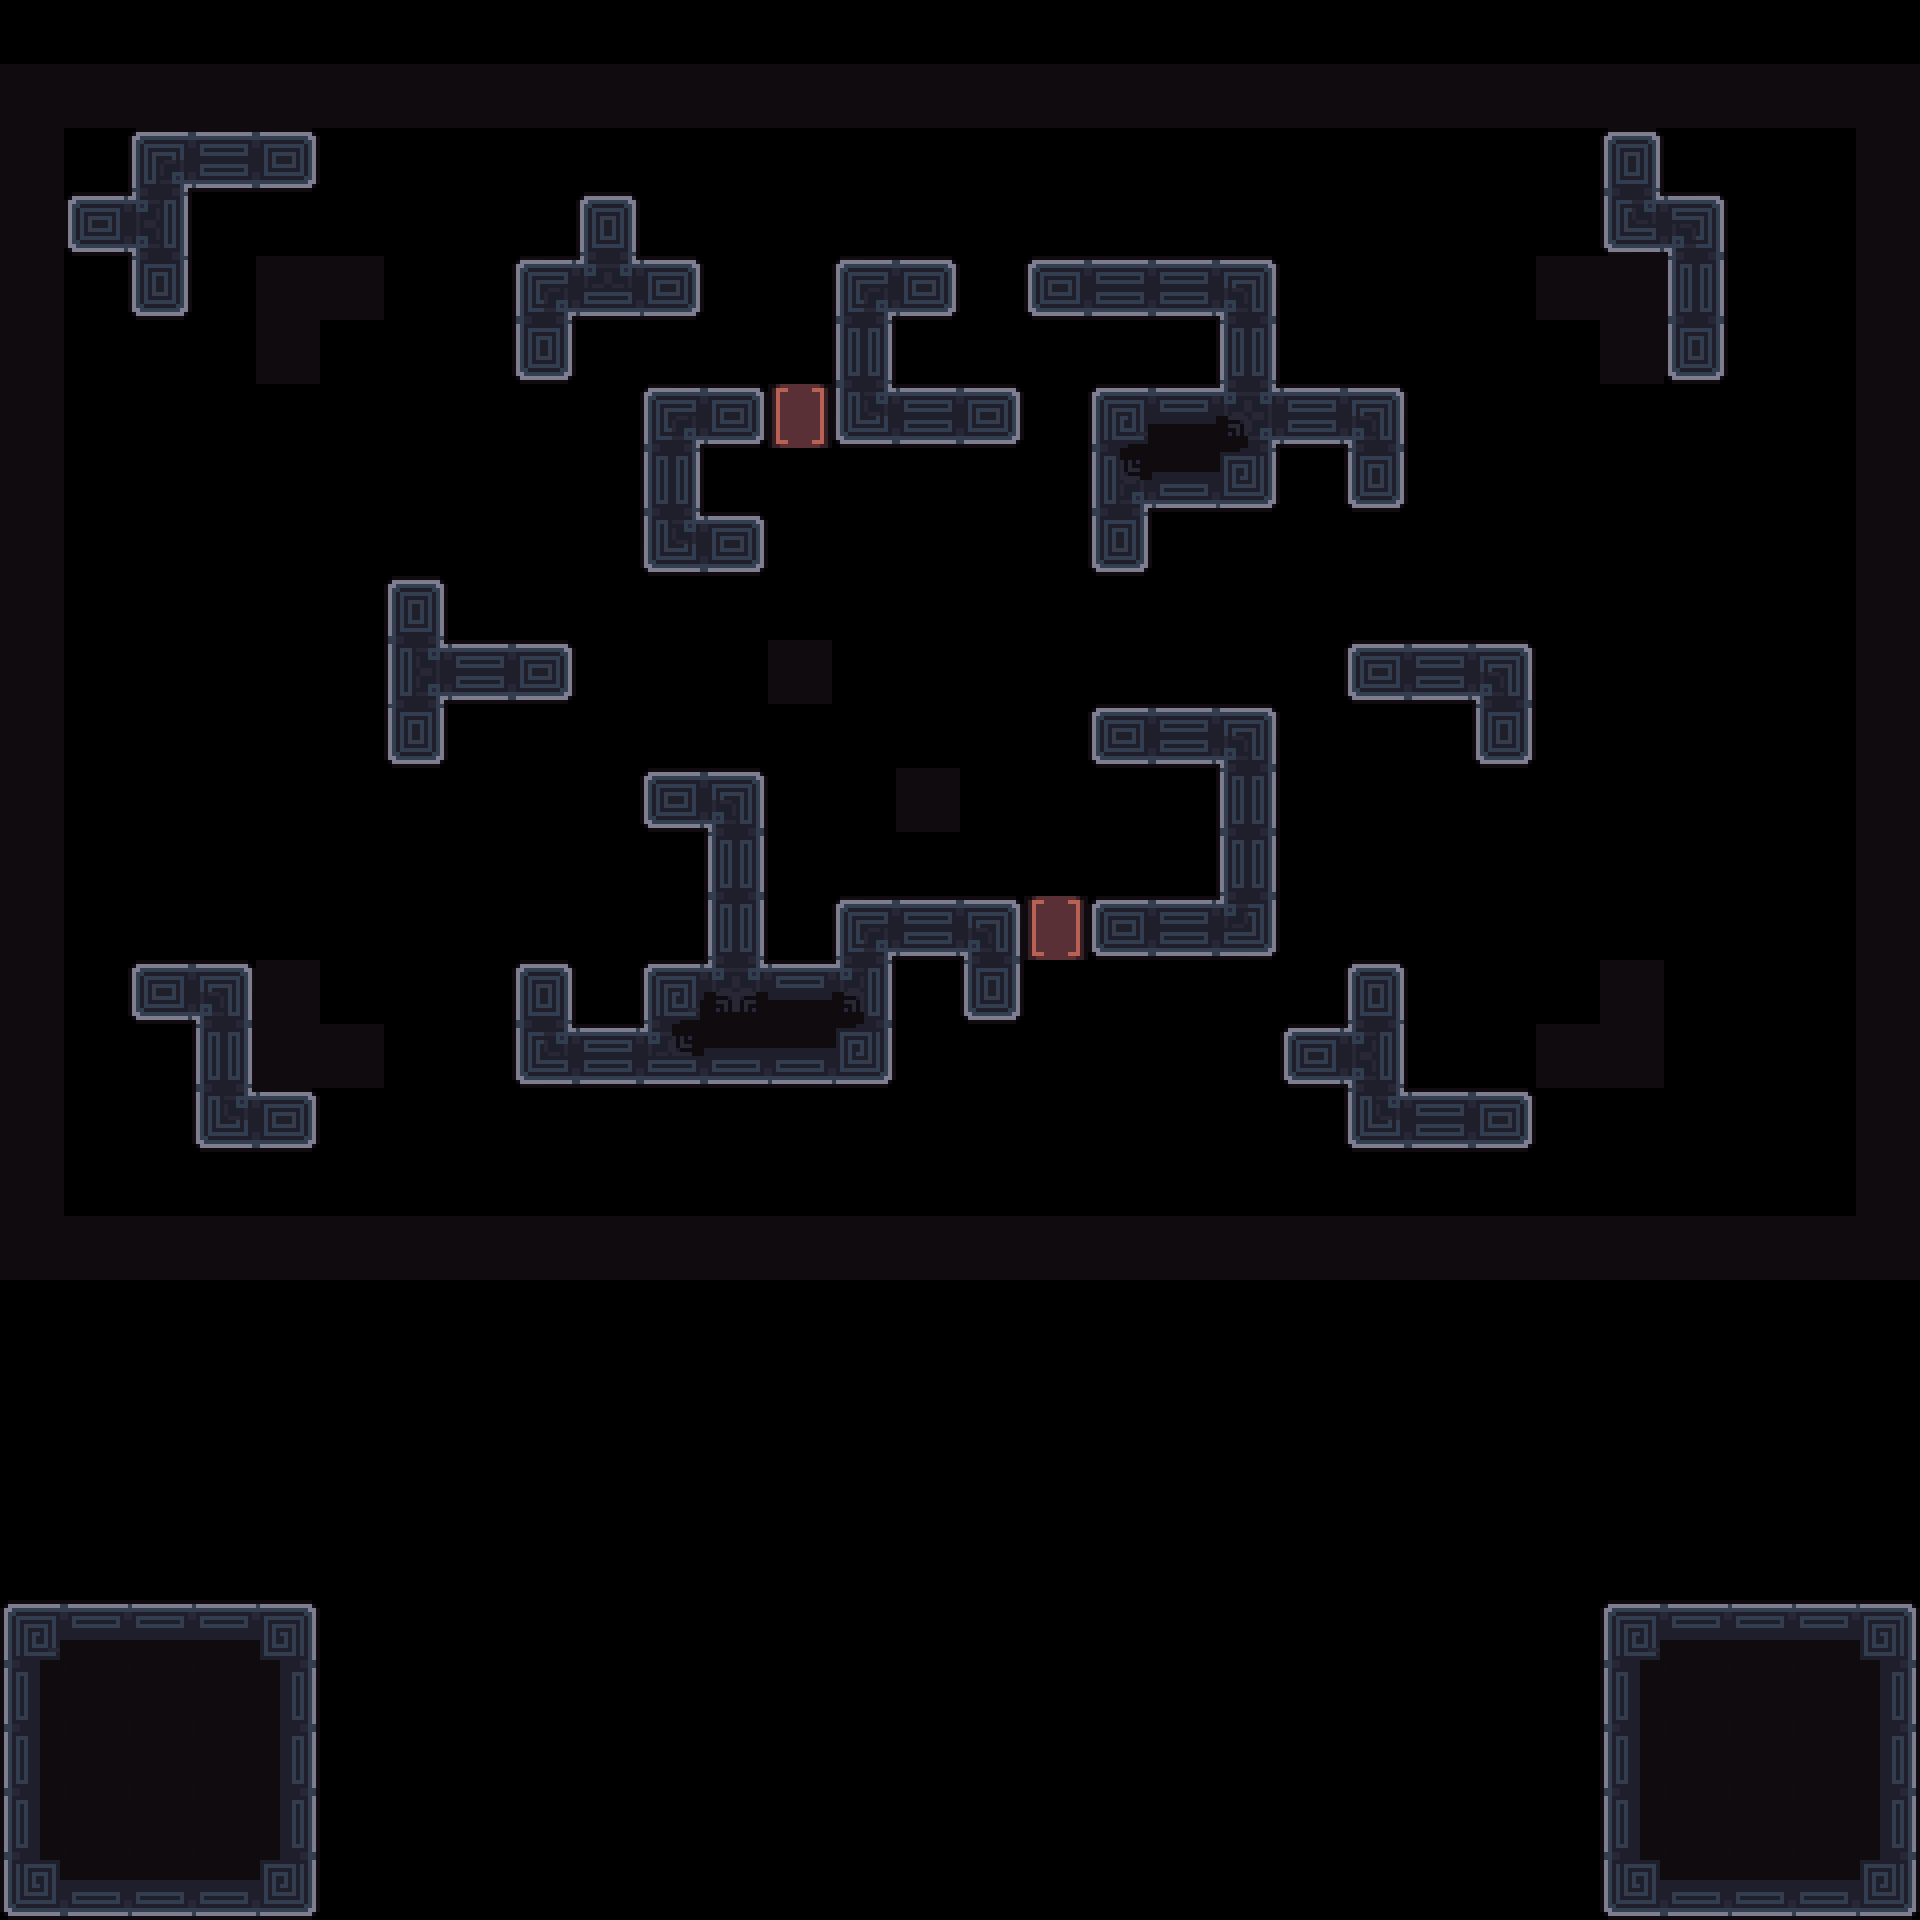

Tiled map render using the project's own tile images. Description and the map definition, with tile-layer contents summarised, below:
An orthogonal 30x30 tile map with 64x64 px tiles, 4 tile layers (Decoration, Main, Exit, Border) and 14 objects (4x 1, 3x Spike, 2x Battery, Camera1, Camera2, ...).

<map version="1.10" tiledversion="1.11.2" orientation="orthogonal" renderorder="right-down" width="30" height="30" tilewidth="64" tileheight="64" infinite="0" nextlayerid="8" nextobjectid="139">
 <tileset firstgid="1" source="../tilesets/tileset_d.tsx" />
 <objectgroup id="4" name="Triggers" visible="0">
  <object id="23" name="Camera1" x="960" y="672">
   <point />
  </object>
  <object id="24" name="Camera2" x="704" y="480">
   <point />
  </object>
  <object id="28" name="Win" x="0" y="64" width="1920" height="1216" />
  <object id="29" name="Unactive" x="0" y="1600" width="320" height="320" />
  <object id="106" name="Data" type="1" x="0" y="0" width="63.6932" height="63.6932">
   <properties>
    <property name="bg" value="black" />
    <property name="level_number" type="int" value="69" />
    <property name="level_unlock" value="0" />
   </properties>
  </object>
 </objectgroup>
 <layer id="3" name="Decoration" width="30" height="30">
  <data>[900 cells, 4 non-empty, 2 distinct tile ids]</data>
 </layer>
 <layer id="7" name="Main" width="30" height="30">
  <data>[900 cells, 132 non-empty, 15 distinct tile ids]</data>
 </layer>
 <layer id="6" name="Exit" width="30" height="30">
  <data>[900 cells, 7 non-empty, 7 distinct tile ids]</data>
 </layer>
 <objectgroup id="2" name="Entities">
  <object id="107" name="Player0" type="1" x="384" y="960" width="63.6932" height="63.6932" />
  <object id="108" name="Player1" type="1" x="448" y="1024" width="63.6932" height="63.6932" />
  <object id="109" name="Box" type="1" x="960" y="576" width="63.6932" height="63.6932" />
  <object id="112" name="Battery" x="768" y="384" width="63.5" height="63.5" />
  <object id="138" name="Tablet" x="896" y="320" width="63.5" height="63.5" />
  <object id="113" name="Battery" x="1024" y="896" width="63.5" height="63.5" />
  <object id="115" name="Spike" x="768" y="256" width="63.5" height="63.5" />
  <object id="137" name="Spike" x="1024" y="1024" width="63.5" height="63.5" />
  <object id="123" name="Spike" x="896" y="640" width="63.5" height="63.5" />
 </objectgroup>
 <layer id="1" name="Border" width="30" height="30">
  <data>[900 cells, 106 non-empty, 1 distinct tile ids]</data>
 </layer>
</map>
